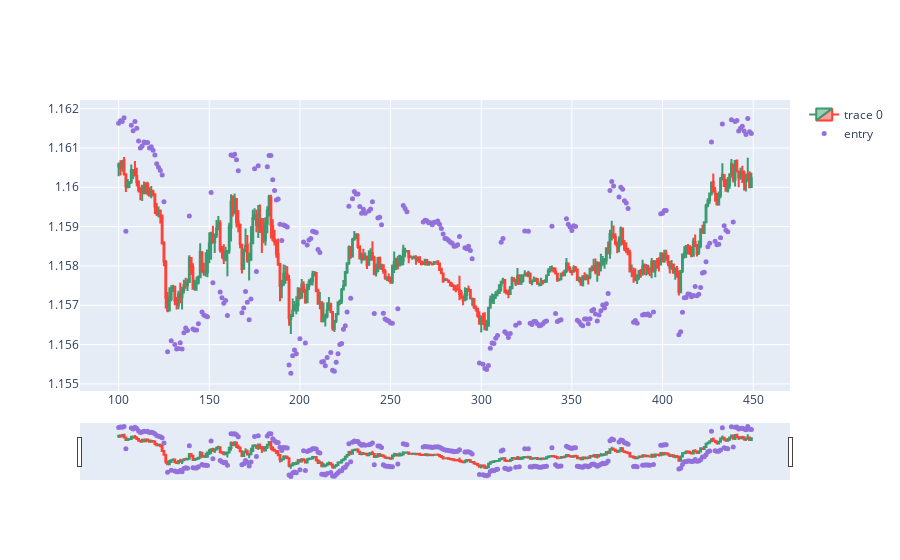

Notebook code cell kept with this figure:
### Markdown cell above
Qickly assess the quality and positioning of labeled signals in the context of price action.

### Code cell
import plotly.graph_objects as go
from plotly.subplots import make_subplots
from datetime import datetime
st=100
dfpl = df[st:st+350]
#dfpl.reset_index(inplace=True)
fig = go.Figure(data=[go.Candlestick(x=dfpl.index,
                open=dfpl['Open'],
                high=dfpl['High'],
                low=dfpl['Low'],
                close=dfpl['Close'])])

fig.add_scatter(x=dfpl.index, y=dfpl['pointpos'], mode="markers",
                marker=dict(size=5, color="MediumPurple"),
                name="entry")

fig.show()

### Figure 1 — Plotly figure (JSON) as saved in the notebook; plotly's stock layout.template omitted (floating-point values rounded to 4 significant figures; data arrays with more than 128 entries replaced by an {"elided": "..."} marker saying what was removed)
{"data": [{"close": {"elided": "350 float values"}, "high": {"elided": "350 float values"}, "low": {"elided": "350 float values"}, "open": {"elided": "350 float values"}, "type": "candlestick", "x": {"elided": "350 int values"}}, {"marker": {"color": "MediumPurple", "size": 5}, "mode": "markers", "name": "entry", "type": "scatter", "x": {"elided": "350 int values"}, "y": {"elided": "350 float values"}}], "layout": {}}
